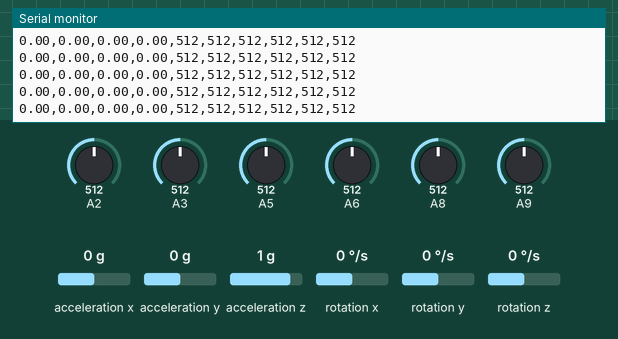
This sketch was run on a simulated Arduino Mega 2560, built with avr-gcc and run on an emulated ATmega2560. Parts: the last lines printed to the serial monitor. Wiring (inferred from the names in the program): MPU-6050 motion sensor at I2C address 0x68. The test bench sets the inputs (shaded band); at power-on: acceleration z 1 g, A2 = 512, A3 = 512, A5 = 512, A6 = 512, A8 = 512, A9 = 512, acceleration x 0 g, acceleration y 0 g, rotation x 0 °/s, rotation y 0 °/s, rotation z 0 °/s.

Above: at 1.7 s.
1.8 s: acceleration z set to 0 g
At 1.9 s:
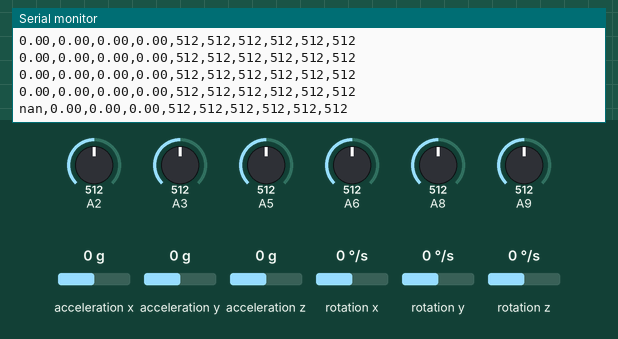
3.8 s: A2 set to 716
At 4.01 s:
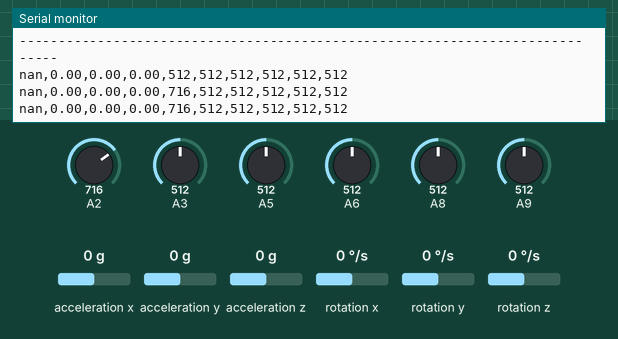
5.3 s: A3 set to 716
At 5.38 s:
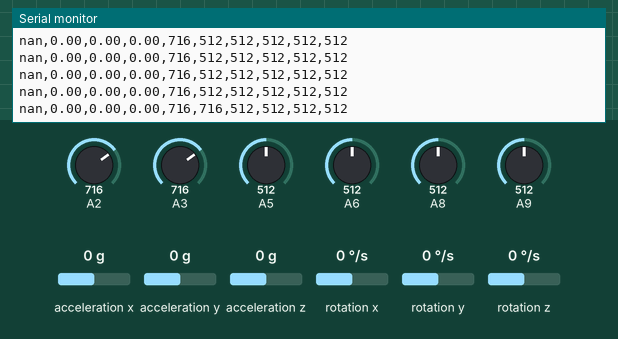
6.8 s: A5 set to 716
At 7.06 s:
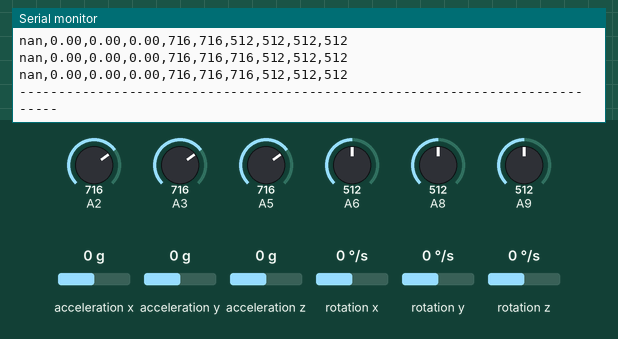
8.3 s: A6 set to 716
At 8.33 s:
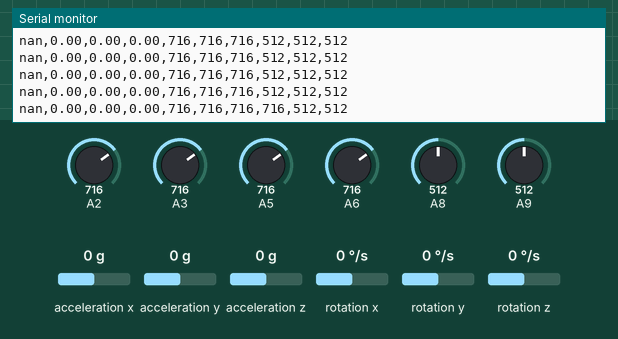
9.8 s: A8 set to 716
At 9.8 s:
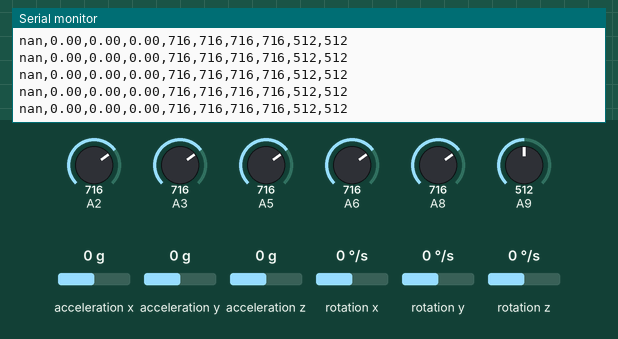

Measured:
- after the input at 1.8 s, the serial monitor: prints a new line after 0.10 s (image 1)
- after the input at 3.8 s, the serial monitor: prints a new line after 0.10 s (image 2)
- after the input at 5.3 s, the serial monitor: prints a new line after 0.07 s (image 3)
- after the input at 6.8 s, the serial monitor: prints a new line after 0.05 s (image 4)
- after the input at 8.3 s, the serial monitor: prints a new line at once (image 5)

The sketch:

sketch_may27b.ino
```cpp
#include<Wire.h>

const int MPU_ADDR = 0x68;    // I2C통신을 위한 MPU6050의 주소
int16_t AcX, AcY, AcZ, Tmp, GyX, GyY, GyZ;   // 가속도(Acceleration)와 자이로(Gyro)
double angleAcX, angleAcY, angleAcZ;
double angleGyX, angleGyY, angleGyZ;
double angleFiX, angleFiY, angleFiZ;
int16_t e1_1;
int16_t e1_2;
int16_t e2_1;
int16_t e2_2;
int16_t e3_1;
int16_t e3_2;
const double RADIAN_TO_DEGREE = 180 / 3.14159;
const double DEG_PER_SEC = 32767 / 250;    // 1초에 회전하는 각도
const double ALPHA = 1 / (1 + 0.04);
// GyX, GyY, GyZ 값의 범위 : -32768 ~ +32767 (16비트 정수범위)


unsigned long now = 0;   // 현재 시간 저장용 변수
unsigned long past = 0;  // 이전 시간 저장용 변수
double dt = 0;           // 한 사이클 동안 걸린 시간 변수
int count_value = 0;
double averAcX, averAcY, averAcZ;
double averGyX, averGyY, averGyZ;

void setup() {
  pinMode(A2, INPUT);
  pinMode(A3, INPUT);
  pinMode(A5, INPUT);
  pinMode(A6, INPUT);
  pinMode(A8, INPUT);
  pinMode(A9, INPUT);
  initSensor();
  Serial.begin(115200);
  caliSensor();   //  초기 센서 캘리브레이션 함수 호출
  past = millis(); // past에 현재 시간 저장
}

void loop() {
  getData();
  getDT();

  angleAcX = atan(AcY / sqrt(pow(AcX, 2) + pow(AcZ, 2)));
  angleAcX *= RADIAN_TO_DEGREE;
  angleAcY = atan(-AcX / sqrt(pow(AcY, 2) + pow(AcZ, 2)));
  angleAcY *= RADIAN_TO_DEGREE;
  // 가속도 센서로는 Z축 회전각 계산 불가함.

  // 가속도 현재 값에서 초기평균값을 빼서 센서값에 대한 보정
  angleGyX += ((GyX - averGyX) / DEG_PER_SEC) * dt;  //각속도로 변환
  angleGyY += ((GyY - averGyY) / DEG_PER_SEC) * dt;
  angleGyZ += ((GyZ - averGyZ) / DEG_PER_SEC) * dt;

  // 상보필터 처리를 위한 임시각도 저장
  double angleTmpX = angleFiX + angleGyX * dt;
  double angleTmpY = angleFiY + angleGyY * dt;
  double angleTmpZ = angleFiZ + angleGyZ * dt;

  // (상보필터 값 처리) 임시 각도에 0.96가속도 센서로 얻어진 각도 0.04의 비중을 두어 현재 각도를 구함.
  angleFiX = ALPHA * angleTmpX + (1.0 - ALPHA) * angleAcX;
  angleFiY = ALPHA * angleTmpY + (1.0 - ALPHA) * angleAcY;
  angleFiZ = angleGyZ;    // Z축은 자이로 센서만을 이용하열 구함.

  //Serial.print("AngleAcX:");
  //Serial.print(angleAcX);Serial.print(",");
  //Serial.print("\t FilteredX:");
  //Serial.print(angleFiX);Serial.print(",");
  //Serial.print("\t AngleAcY:");
  Serial.print(angleAcY);Serial.print(",");
  //Serial.print("\t FilteredY:");
  //Serial.print(angleFiY);Serial.print(",");
  //Serial.print("\t AngleGyZ:");
  //Serial.print(angleGyZ);Serial.print(",");
  //Serial.print("\t FilteredZ:");
  //Serial.print(angleFiZ);Serial.print(",");

  e1_1 = analogRead(A2);
  e1_2 = analogRead(A3);
  e2_1 = analogRead(A5);
  e2_2 = analogRead(A6);
  e3_1 = analogRead(A8);
  e3_2 = analogRead(A9);
  //Serial.print("Angle GX:");
  Serial.print(angleGyX);Serial.print(",");
  //Serial.print("\t Angle Gy:");
  Serial.print(angleGyY);  Serial.print(",");
  //Serial.print("\t Angle GZ:");
  Serial.print(angleGyZ);  Serial.print(",");
  //Serial.print("\t e1_1: ");
  Serial.print(e1_1);  Serial.print(",");
  //Serial.print("\t e1_2: ");
  Serial.print(e1_2);  Serial.print(",");
  //Serial.print("\t e2_1: ");
  Serial.print(e2_1);  Serial.print(",");
  //Serial.print("\t e2_2: ");
  Serial.print(e2_2); Serial.print(",");
  //Serial.print("\t e3_1: ");
  Serial.print(e3_1);  Serial.print(",");
  //Serial.print("\t e3_2: ");
  Serial.println(e3_2);
  delay(100);
  count_value++;
  if(count_value > 30){
    count_value = 0;
    Serial.println("-----------------------------------------------------------------------------");
  }
}

void initSensor() {
  Wire.begin();
  Wire.beginTransmission(MPU_ADDR);   // I2C 통신용 어드레스(주소)
  Wire.write(0x6B);    // MPU6050과 통신을 시작하기 위해서는 0x6B번지에
  Wire.write(0);
  Wire.endTransmission(true);
}

void getData() {
  Wire.beginTransmission(MPU_ADDR);
  Wire.write(0x3B);   // AcX 레지스터 위치(주소)를 지칭
  Wire.endTransmission(false);
  Wire.requestFrom(MPU_ADDR, 14, true);  // AcX 주소 이후의 14byte의 데이터를 요청
  AcX = Wire.read() << 8 | Wire.read(); //두 개의 나뉘어진 바이트를 하나로 이어 붙여서 각 변수에 저장
  AcY = Wire.read() << 8 | Wire.read();
  AcZ = Wire.read() << 8 | Wire.read();
  Tmp = Wire.read() << 8 | Wire.read();
  GyX = Wire.read() << 8 | Wire.read();
  GyY = Wire.read() << 8 | Wire.read();
  GyZ = Wire.read() << 8 | Wire.read();
}

// loop 한 사이클동안 걸리는 시간을 알기위한 함수
void getDT() {
  now = millis();
  dt = (now - past) / 1000.0;
  past = now;
}

// 센서의 초기값을 10회 정도 평균값으로 구하여 저장하는 함수
void caliSensor() {
  double sumAcX = 0 , sumAcY = 0, sumAcZ = 0;
  double sumGyX = 0 , sumGyY = 0, sumGyZ = 0;
  getData();
  for (int i=0;i<10;i++) {
    getData();
    sumAcX+=AcX;  sumAcY+=AcY;  sumAcZ+=AcZ;
    sumGyX+=GyX;  sumGyY+=GyY;  sumGyZ+=GyZ;
    delay(50);
  }
  averAcX=sumAcX/10;  averAcY=sumAcY/10;  averAcZ=sumAcY/10;
  averGyX=sumGyX/10;  averGyY=sumGyY/10;  averGyZ=sumGyZ/10;
}
```
